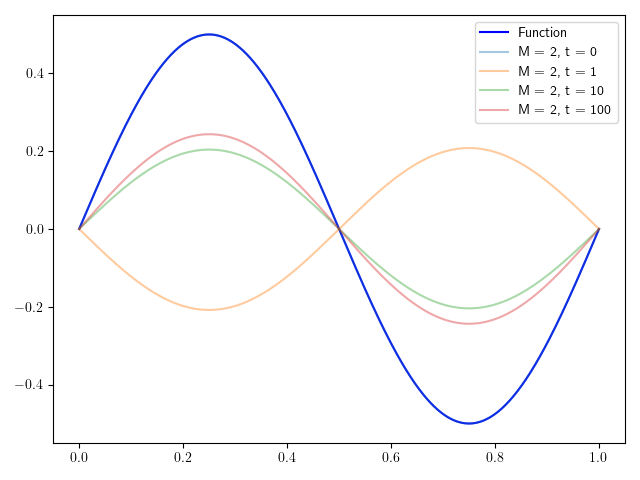

This chart was generated by the following Python code:
import numpy as np
import matplotlib.pyplot as plt

xvals = np.linspace(0, 1, 1000)

plt.plot(xvals, 0.5*np.sin(2*np.pi*xvals), label = "Function", color = "b")
plt.plot(xvals, 0.5*np.sin(2*np.pi*xvals), alpha = 0.4, label = "M = 2, t = 0")
plt.plot(xvals, 0.5*np.sin(2*np.pi*xvals)*np.cos(2), alpha = 0.4, label = "M = 2, t = 1")
plt.plot(xvals, 0.5*np.sin(2*np.pi*xvals)*np.cos(20), alpha = 0.4, label = "M = 2, t = 10")
plt.plot(xvals, 0.5*np.sin(2*np.pi*xvals)*np.cos(200), alpha = 0.4, label = "M = 2, t = 100")
plt.legend()
#plt.show()
plt.savefig("Q2.png")